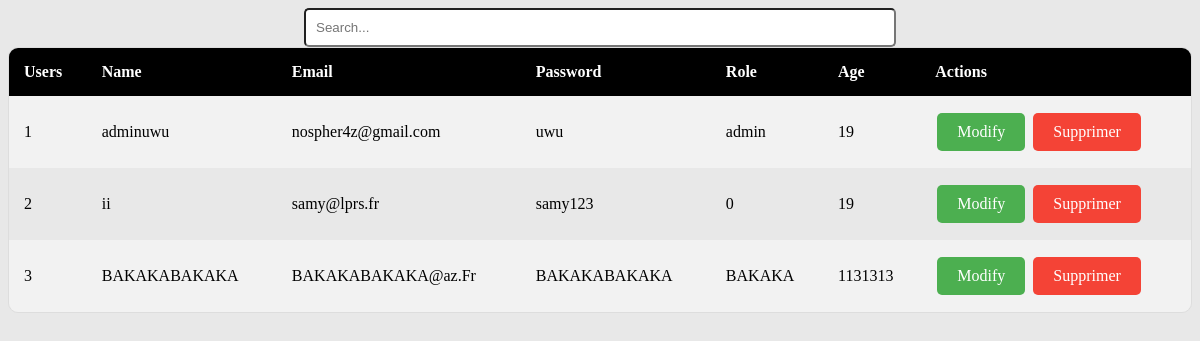
The page /users.php on the database its author committed.
### tables this page shows
CREATE TABLE IF NOT EXISTS `utilisateur` (
  `id_utilisateur` int NOT NULL AUTO_INCREMENT,
  `nom` varchar(55) NOT NULL,
  `email` varchar(255) NOT NULL,
  `password` varchar(255) NOT NULL,
  `age` int NOT NULL,
  `role` varchar(255) NOT NULL,
  PRIMARY KEY (`id_utilisateur`)
);

### users.php (the view, shortened to what this page needs)
<!DOCTYPE html>
<html>
<head>
</head>
<body>
    <form method="post">
        <input type="search" id="search" name="search" placeholder="Search...">
    </form>
    <?php
    $host = 'localhost';
    $db   = 'sak_movie';
    $user = 'root';
    $pass = '';
    $charset = 'utf8mb4';
    $dsn = "mysql:host=$host;dbname=$db;charset=$charset";
    $opt = [
        PDO::ATTR_ERRMODE            => PDO::ERRMODE_EXCEPTION,
        PDO::ATTR_DEFAULT_FETCH_MODE => PDO::FETCH_ASSOC,
        PDO::ATTR_EMULATE_PREPARES   => false,
    ];
    $pdo = new PDO($dsn, $user, $pass, $opt);
    $search = '';
    $sql = "SELECT * FROM utilisateur WHERE id_utilisateur LIKE ? OR nom LIKE ? OR email LIKE ? OR role LIKE ? OR age LIKE ?";
    $stmt = $pdo->prepare($sql);
    $stmt->execute(["%$search%", "%$search%", "%$search%", "%$search%", "%$search%"]);
    $users = $stmt->fetchAll();
    ?>
<table>
  <tr>
    <th>Users</th>
    <th>Name</th>
    <th>Email</th>
    <th>Password</th>
    <th>Role</th>
    <th>Age</th>
    <th>Actions</th>
  </tr>
  <?php foreach ($users as $user): ?>
    <tr>
        <td><?= $user['id_utilisateur'] ?></td>
        <td><?= $user['nom'] ?></td>
        <td><?= $user['email'] ?></td>
        <td><?= $user['password'] ?></td>
        <td><?= $user['role'] ?></td>
        <td><?= $user['age'] ?></td>
        <td>
        <a href="modif_user.php?id=<?= $user['id_utilisateur'] ?>" class="modify-button">Modify</a>
        <a href="delete_user.php?id=<?= $user['id_utilisateur'] ?>" class="delete-button">Supprimer</a>
</form>        </td>
    </tr>
  <?php endforeach; ?>
</table>
</body>
</html>

### users.php (style rules this page uses)
.modify-button, .delete-button { display: inline-block; padding: 10px 20px; margin: 2px; border-radius: 5px; color: white; text-decoration: none; text-align: center; transition: all 0.3s ease; }
.modify-button { background-color: #4CAF50; }
.delete-button { background-color: #f44336; }
body { background-color: #E8E8E8; }
table { border-collapse: separate; border-spacing: 0; width: 100%; border: 1px solid #ddd; border-radius: 10px; overflow: hidden; }
th, td { padding: 15px; text-align: left; }
tr:nth-child(even) { background-color: #f2f2f2; }
th { background-color: #000000; color: white; }
input[type="search"] { width: 50%; padding: 10px; border-radius: 5px; margin: auto; display: block; }

### rows shown on the page
utilisateur: id_utilisateur "1", nom "adminuwu", email "nospher4z@gmail.com", password "uwu", role "admin", age "19"
utilisateur: id_utilisateur "2", nom "ii", email "samy@lprs.fr", password "samy123", role "0", age "19"
utilisateur: id_utilisateur "3", nom "BAKAKABAKAKA", email "BAKAKABAKAKA@az.Fr", password "BAKAKABAKAKA", role "BAKAKA", age "1131313"
